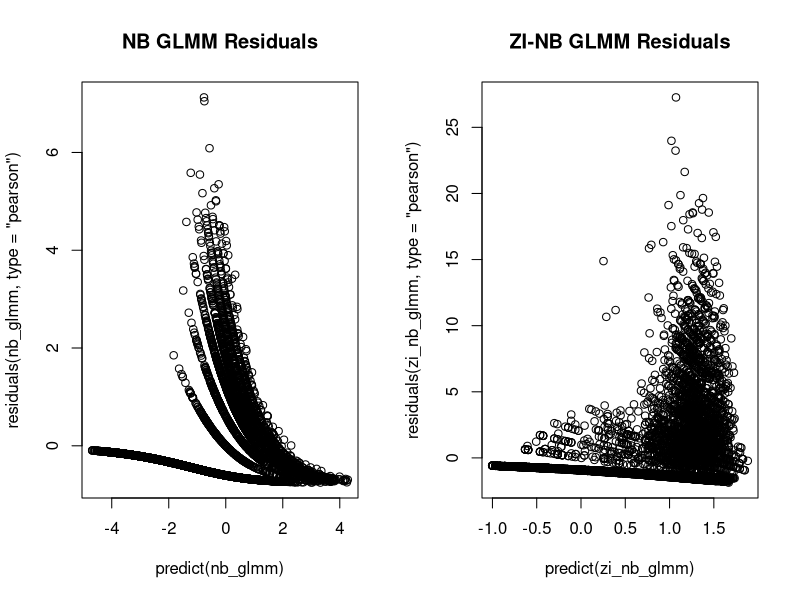
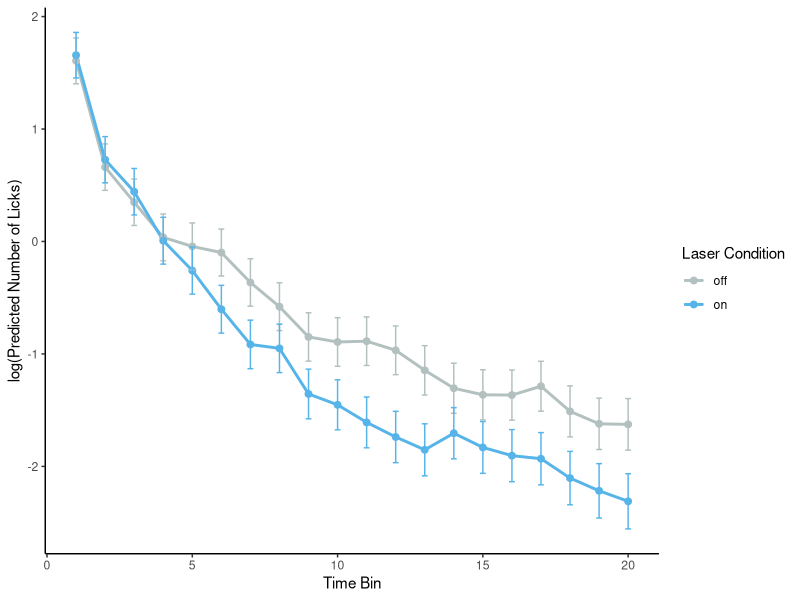
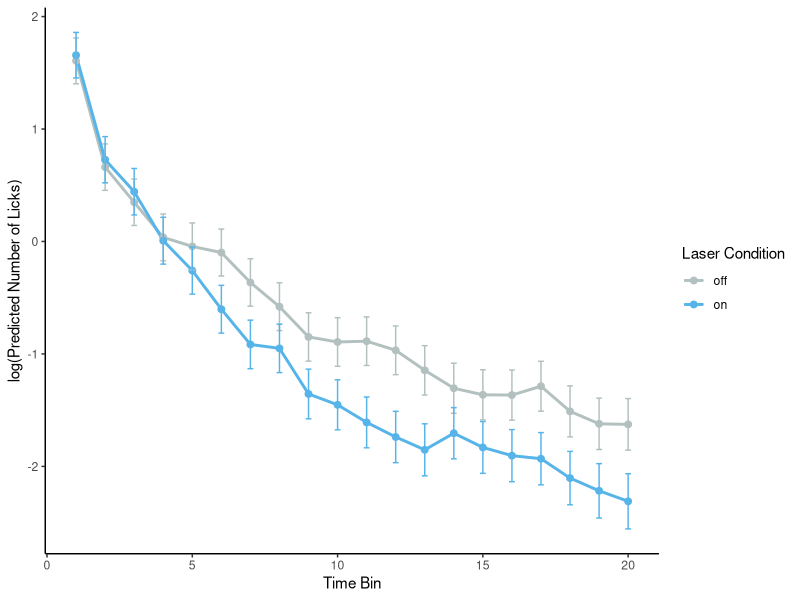
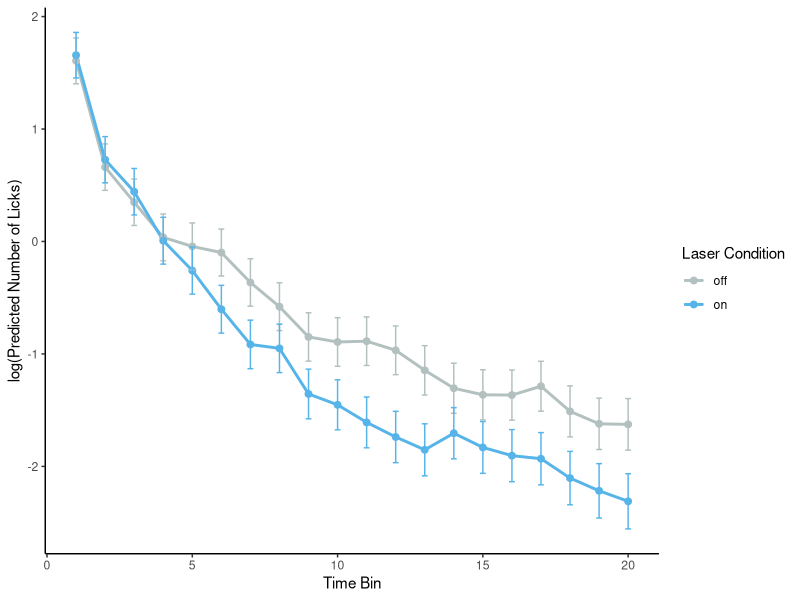

These charts were generated, in order, by the following R code:
## ---- chunk 1
# -------
# Purpose
# -------
# Fit a negative binomial generalized linear mixed model (GLMM) to 
# count data (licks) that has interacting fixed effects (laser, time bins) and random 
# effects (animal id, bout number nested in animal id). Assess the effect of model
# modifications on goodness of fit. Use the final model for pairwise comparisons 
# between laser-ON and laser-OFF conditions within each time bin. 

# --------------
# Load libraries 
# --------------
library(dplyr) 
library(rstudioapi) 
library(emmeans)
library(ggplot2)
library(glmmTMB) # For negative binomial GLMM
library(svglite)

# ---------
# R version
# ---------
# 4.4.2

# ---------------------
# Set working directory
# ---------------------
# Dynamically set working directory to source of script
original_wd = setwd(dirname(rstudioapi::getSourceEditorContext()$path))

# ---------
# Read data
# ---------
# Rows : Each row is an individual observation of lick count
# Columns : animal_id, bout_num, time_bin, laser 

dat = data.table::fread("reshaped_data.txt", header=TRUE)

# -------------------
# Factorize variables
# -------------------
dat$animal_id = as.factor(dat$animal_id)
dat$bout_num = as.factor(dat$bout_num)
dat$time_bin = as.factor(dat$time_bin)
dat$laser = as.factor(dat$laser)
## ---- chunk 2
# -------------------------------------
# Fit a standard negative binomial GLMM
# -------------------------------------
# Negative binomial models are often appropriate for modeling biological count data

nb_glmm = glmmTMB(
  licks ~ laser * time_bin + (1 | animal_id / bout_num), 
  family=nbinom2, # quadratically increasing variance, most common for biological data
  data=dat
)
summary(nb_glmm)
## ---- chunk 3
# ---------------------------
# Fit a standard poisson GLMM
# ---------------------------
# Poisson models are simpler models of count data. To justify using a negative binomial 
# model, show that it is has better goodness of fit than the poisson model. 

poisson_glmm = glmmTMB(
  licks ~ laser * time_bin + (1 | animal_id / bout_num), 
  family=poisson, 
  data=dat
)
summary(poisson_glmm)
## ---- chunk 4
# -----------------------------
# Compare poisson and NB models
# -----------------------------
# Compare models using likelihood ratio test
nb_signif = anova(poisson_glmm, nb_glmm)

# Save and display results
sink("nb_significance.txt", split = TRUE)
print(nb_signif)
sink()
## ---- chunk 5
# ---------------------------
# Fit a zero-inflated NB GLMM
# ---------------------------
# Variance may be better captured by including zero-inflation in cases where count
# data include lots of zeros. Observed zeros generally increase over time, so 
# use temporal predictor for the zero inflation formula. If this model does not
# converge, use a simpler model.

# Update model by adding a zero-inflation parameter
zi_nb_glmm = update(
  nb_glmm, 
  ziformula=~time_bin,
  # # In case of model convergence problems, use a more robust optimizer and increase iterations
  control = glmmTMBControl(
  optimizer = optim,
  optArgs = list(method = "BFGS"), # "BFGS" and "Nelder-Mead"
  optCtrl = list(maxit = 1000) # Increase the number of iterations
  )
)
summary(zi_nb_glmm)
## ---- chunk 6
# -----------------------------------
# Test for significant zero-inflation
# -----------------------------------
# Check if zero-inflation is significant by comparing models with and without 
# zero-inflation. Proceed with the zero-inflated negative binomial GLMM only if 
# if it has a lower AIC and if likelihood ratio test has a significant p-value. 
# Otherwise, proceed with the standard negative binomial GLMM.

# Compare models using likelihood ratio test
zi_signif = anova(nb_glmm, zi_nb_glmm)

# Save and display results
sink("zero_inflation_significance.txt", split = TRUE)
print(zi_signif)
sink()

## ---- chunk 7
# -------------------------------------------
# Compare predicted zeros with observed zeros
# -------------------------------------------
# A ZI-NB GLMM is justified only it does a better job of predicting 
# zeros compared to the standard model.

# Calculate observed proportion of zeros
observed_zeros <- dat %>%
  group_by(time_bin) %>%
  summarise(observed_zeros = mean(licks == 0))

# NB GLMM: Predicted probabilities for zero counts
predicted_probs_nb <- predict(nb_glmm, type = "response") # Predicted mean for NB GLMM

# Add predictions back to the dataset
dat <- dat %>%
  mutate(predicted_zeros_nb = exp(-predicted_probs_nb))

# Calculate predicted proportion of zeros for each time bin for NB GLMM
predicted_zeros_nb <- dat %>%
  group_by(time_bin) %>%
  summarise(predicted_zeros_nb = mean(predicted_zeros_nb))

# ZI-NB GLMM: Predicted zero-inflation probabilities
zi_probs <- predict(zi_nb_glmm, type = "zprob") # Zero-inflation probability
count_probs_zi <- predict(zi_nb_glmm, type = "response") # Predicted mean for ZI-NB GLMM

# Add predictions back to the dataset
dat <- dat %>%
  mutate(predicted_zeros_zi_nb = zi_probs + (1 - zi_probs) * exp(-count_probs_zi))

# Calculate predicted proportion of zeros for each time bin for ZI-NB GLMM
predicted_zeros_zi_nb <- dat %>%
  group_by(time_bin) %>%
  summarise(predicted_zeros_zi_nb = mean(predicted_zeros_zi_nb))

# Combine all data into a single data frame
zeros_comparison <- observed_zeros %>%
  left_join(predicted_zeros_nb, by = "time_bin") %>%
  left_join(predicted_zeros_zi_nb, by = "time_bin")

# Print the combined data frame
print("Comparison of zeros:")
print(zeros_comparison)
write.table(zeros_comparison, "observed_predicted_zeros.txt", row.names=FALSE, sep="\t")

## ---- chunk 8
# --------------
# Plot residuals
# --------------
# Use the ZI-NB GLMM only if it shows signs of a better fit: 
# - reduces the fan-shaped pattern present in the NB GLMM (sign of improved fit for overdispersion)
# - spread of residuals is more homogeneous for the ZI-NB GLMM.

par(mfrow = c(1, 2))
plot(predict(nb_glmm), residuals(nb_glmm, type="pearson"), main="NB GLMM Residuals")
plot(predict(zi_nb_glmm), residuals(zi_nb_glmm, type="pearson"), main="ZI-NB GLMM Residuals")
## ---- chunk 9
# --------------------
# Check overdispersion
# --------------------
# Overdispersion is a key assumption of a negative binomial model. NB models are
# better than Poisson models at modeling overdispersed count data.

# An overdispersion ratio of ~1 indicates that variance in the data aligns well 
# with the variance assumed by the model. 

# Exclude models if the overdispersion ratio is much lower or higher than 1 (<0.5, >1.5), 
# even if they have better goodness-of-fit as indicated by the LRT and residuals plots. 

poisson_overdispersion <- sum(residuals(poisson_glmm, type = "pearson")^2) / df.residual(poisson_glmm)

nb_overdispersion <- sum(residuals(nb_glmm, type = "pearson")^2) / df.residual(nb_glmm)

zi_overdispersion <- sum(residuals(zi_nb_glmm, type = "pearson")^2) / df.residual(zi_nb_glmm)

# Gather results into a data frame
overdispersion_ratio = data.frame(model = c("poisson",
                                            "nb_glmm",
                                            "zi_nb_glmm"),
                                  overdispersion_ratio = c(poisson_overdispersion,
                                                           nb_overdispersion, 
                                                           zi_overdispersion))

print(overdispersion_ratio)
write.table(overdispersion_ratio, "overdispersion_ratio.txt", row.names=FALSE, sep="\t")
## ---- chunk 10
# ------------------------------
# Manually determine final model
# ------------------------------

# DATASET-SPECIFIC ASSESSMENT of ZI-NB GLMM: 
# - high overdispersion ratio
# - does not predict zeros better than standard model
# - use standard NB GLMM


# Manually enter the final model you want to use for statistical analysis. 
final_model = nb_glmm # <---------- ENTER FINAL MODEL HERE

# Save final model

sink("final_model.txt")
print(summary(final_model))
sink()
## ---- chunk 11
# --------------------------------
# Test for significant interaction
# --------------------------------
# To test for significant interaction between laser condition and time bins, 
# compare the current best model with a reduced model without interaction. 

# Update model by removing interaction
no_interaction_model = update(
  final_model, 
  formula = licks ~ laser + time_bin + (1 | animal_id/bout_num)
)

# Compare models using likelihood ratio test
interaction_signif = anova(no_interaction_model, final_model)

# Save and display results
sink("interaction_significance.txt", split = TRUE)
print(interaction_signif)
sink()
## ---- chunk 12
# ------------------------------------------
# Test for significance of laser main effect
# ------------------------------------------

# Update model by removing laser
no_laser_model = update(
  final_model, 
  formula = licks ~ time_bin + (1 | animal_id/bout_num)
)

# Compare models using likelihood ratio test
laser_signif = anova(no_laser_model, final_model)

# Save and display results
sink("laser_significance.txt", split = TRUE)
print(laser_signif)
sink()
## ---- chunk 13
# ---------------------------------------------
# Test for significance of time bin main effect
# ---------------------------------------------

# Update model by removing laser
no_time_model = update(
  final_model, 
  formula = licks ~ laser + (1 | animal_id/bout_num)
)

# Compare models using likelihood ratio test
time_signif = anova(no_time_model, final_model)

# Save and display results
sink("time_bin_significance.txt", split = TRUE)
print(time_signif)
sink()
## ---- chunk 14
# ---------------------------------------
# Calculate p-values and predicted values
# ---------------------------------------
# The emmeans package automatically accounts for the dependency structure encoded 
# in the model’s covariance matrix when performing pairwise comparisons.

# Compute estimated marginal means for the interaction
emm <- emmeans(final_model, ~ laser | time_bin)

# Pairwise comparisons for laser_condition within each time_bin
pairwise_comparisons = contrast(emm, method = "pairwise") 

# Extract raw p-values
raw_p_values <- summary(pairwise_comparisons)$p.value

# Adjust p-values using BH method
adjusted_p_values <- p.adjust(raw_p_values, method = "BH")

# Add to pairwise comparisons output
pairwise_results <- as.data.frame(summary(pairwise_comparisons))
pairwise_results$adjusted_p_value <- adjusted_p_values

# Calculate predicted licks and confidence intervals
predicted_values = as.data.frame(emm)

# ------------
# Save results 
# ------------
print("Pairwise Comparisons Between On and Off:")
print(pairwise_results)
write.table(pairwise_results, "pairwise_comparisons.txt", row.names=FALSE, sep="\t")
## ---- chunk 15
print("Predicted Licks and Confidence Intervals:")
print(predicted_values)
write.table(predicted_values, "predicted_values.txt", row.names=FALSE, sep="\t")
## ---- chunk 16
# ---------------------
# Plot predicted values
# ---------------------
palette = c("#b3c0c0","#56b4e9")

plot = 
  ggplot(predicted_values, 
         aes(x=as.numeric(time_bin), y=emmean, color=laser, group=laser)) +
  geom_line(linewidth=1) +
  geom_point(size=2) +
  # Plot SE
  geom_errorbar(aes(ymin=emmean-SE, ymax=emmean+SE), width=0.2) +
  # Plot CI
  # geom_errorbar(aes(ymin=lower.CL, ymax=upper.CL), width=0.2) +
  labs(
    x="Time Bin",
    y="log(Predicted Number of Licks)",
    color="Laser Condition"
  ) +
  theme_minimal() +
  # Color palette
  scale_fill_manual(values=palette) +
  scale_colour_manual(values=palette) +
  # Remove background and gridlines
  theme_bw() + 
  theme(panel.border=element_blank(), 
        panel.grid.major=element_blank(),
        panel.grid.minor=element_blank(), 
        axis.line=element_line(colour="black"))

print(plot)

# Save plot
jpg_name = "predicted_plot.jpg"
ggsave(file=jpg_name, 
       plot=plot,
       width=6, 
       height=3)

svg_name = "predicted_plot.svg"
ggsave(file=svg_name, 
       plot=plot,
       width=6, 
       height=3)
## ---- chunk 17
# --------------
# Save workspace
# --------------
save.image(file="workspace.RData")
## ---- chunk 18
